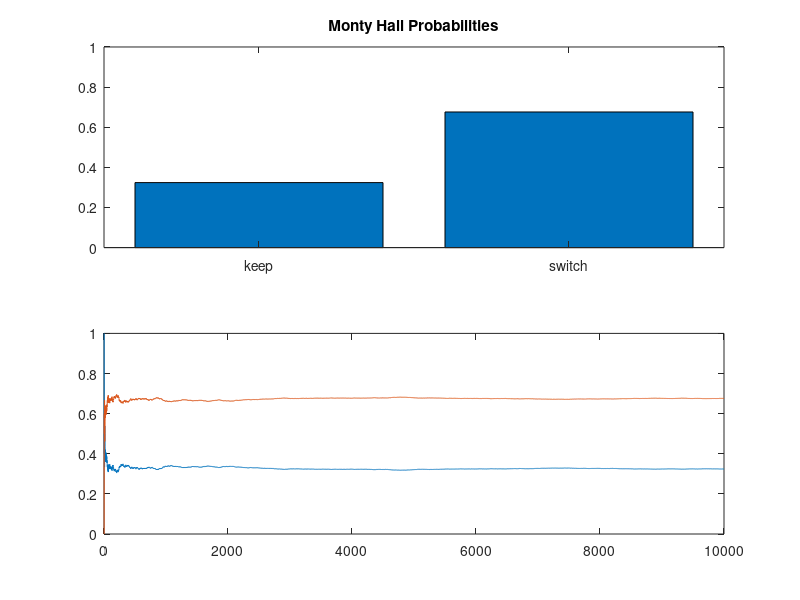

Recreate this plot in MATLAB.


num_games = 10000;

counts = [0, 0];
record_probs = zeros(num_games, 2);
for i = 1:num_games

    % generate new location for grand prize
    car_location = randi(3);

    % select a door
    first_choice = randi(3);

    % Monty Hall reveals the unselected door that is the goat
    show_door = setdiff([1,2,3], [first_choice, car_location]);

    % decide to replace your first choice
    second_choice = setdiff([1,2,3], [show_door, first_choice]);

    % switched to the winning door
    if second_choice == car_location 
        counts(2) = counts(2) + 1;
    % sticking with original door
    else 
        counts(1) = counts(1) + 1;
    end

    record_probs(i,:) = [counts(1)/i, counts(2)/i];

    if rem(i,1000) == 0
        subplot(2,1,1)
        bar(counts/i)
        set(gca, 'xticklabel', {'keep'; 'switch'})
        ylim([0,1])
        title('Monty Hall Probabilities')
        
        subplot(2,1,2)
        plot((1:i), record_probs(1:i,:), '-')
        ylim([0,1])
        drawnow
    end

end
